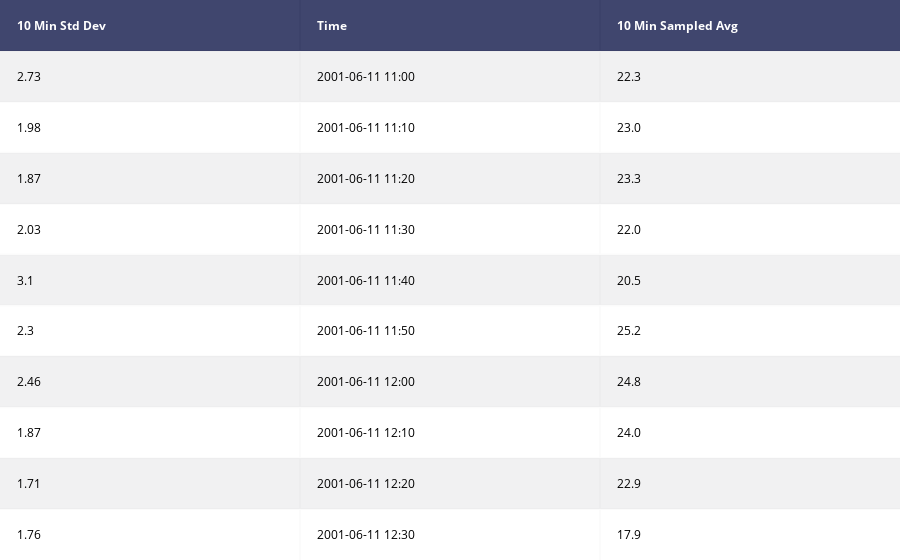

The notebook cell this image was saved under:
### Markdown cell above
## Get some data

### Code cell
data = pd.read_csv('https://raw.githubusercontent.com/plotly/datasets/master/wind_speed_laurel_nebraska.csv')
df = data[0:10]

table = ff.create_table(df)
py.iplot(table, filename='wind-data-sample')

### Figure 1 — Plotly figure (JSON) as saved in the notebook; plotly's stock layout.template omitted (floating-point values rounded to 4 significant figures)
{"data": [{"colorscale": [[0, "#00083e"], [0.5, "#ededee"], [1, "#ffffff"]], "hoverinfo": "none", "opacity": 0.75, "showscale": false, "type": "heatmap", "uid": "68ceddc5-f8a6-45e5-bd6f-032fdf1bed5a", "z": [[0, 0, 0], [0.5, 0.5, 0.5], [1, 1, 1], [0.5, 0.5, 0.5], [1, 1, 1], [0.5, 0.5, 0.5], [1, 1, 1], [0.5, 0.5, 0.5], [1, 1, 1], [0.5, 0.5, 0.5], [1, 1, 1]]}], "layout": {"annotations": [{"align": "left", "font": {"color": "#ffffff"}, "showarrow": false, "text": "<b>10 Min Std Dev</b>", "x": -0.45, "xanchor": "left", "xref": "x", "y": 0, "yref": "y"}, {"align": "left", "font": {"color": "#ffffff"}, "showarrow": false, "text": "<b>Time</b>", "x": 0.55, "xanchor": "left", "xref": "x", "y": 0, "yref": "y"}, {"align": "left", "font": {"color": "#ffffff"}, "showarrow": false, "text": "<b>10 Min Sampled Avg</b>", "x": 1.55, "xanchor": "left", "xref": "x", "y": 0, "yref": "y"}, {"align": "left", "font": {"color": "#000000"}, "showarrow": false, "text": "2.73", "x": -0.45, "xanchor": "left", "xref": "x", "y": 1, "yref": "y"}, {"align": "left", "font": {"color": "#000000"}, "showarrow": false, "text": "2001-06-11 11:00", "x": 0.55, "xanchor": "left", "xref": "x", "y": 1, "yref": "y"}, {"align": "left", "font": {"color": "#000000"}, "showarrow": false, "text": "22.3", "x": 1.55, "xanchor": "left", "xref": "x", "y": 1, "yref": "y"}, {"align": "left", "font": {"color": "#000000"}, "showarrow": false, "text": "1.98", "x": -0.45, "xanchor": "left", "xref": "x", "y": 2, "yref": "y"}, {"align": "left", "font": {"color": "#000000"}, "showarrow": false, "text": "2001-06-11 11:10", "x": 0.55, "xanchor": "left", "xref": "x", "y": 2, "yref": "y"}, {"align": "left", "font": {"color": "#000000"}, "showarrow": false, "text": "23.0", "x": 1.55, "xanchor": "left", "xref": "x", "y": 2, "yref": "y"}, {"align": "left", "font": {"color": "#000000"}, "showarrow": false, "text": "1.87", "x": -0.45, "xanchor": "left", "xref": "x", "y": 3, "yref": "y"}, {"align": "left", "font": {"color": "#000000"}, "showarrow": false, "text": "2001-06-11 11:20", "x": 0.55, "xanchor": "left", "xref": "x", "y": 3, "yref": "y"}, {"align": "left", "font": {"color": "#000000"}, "showarrow": false, "text": "23.3", "x": 1.55, "xanchor": "left", "xref": "x", "y": 3, "yref": "y"}, {"align": "left", "font": {"color": "#000000"}, "showarrow": false, "text": "2.03", "x": -0.45, "xanchor": "left", "xref": "x", "y": 4, "yref": "y"}, {"align": "left", "font": {"color": "#000000"}, "showarrow": false, "text": "2001-06-11 11:30", "x": 0.55, "xanchor": "left", "xref": "x", "y": 4, "yref": "y"}, {"align": "left", "font": {"color": "#000000"}, "showarrow": false, "text": "22.0", "x": 1.55, "xanchor": "left", "xref": "x", "y": 4, "yref": "y"}, {"align": "left", "font": {"color": "#000000"}, "showarrow": false, "text": "3.1", "x": -0.45, "xanchor": "left", "xref": "x", "y": 5, "yref": "y"}, {"align": "left", "font": {"color": "#000000"}, "showarrow": false, "text": "2001-06-11 11:40", "x": 0.55, "xanchor": "left", "xref": "x", "y": 5, "yref": "y"}, {"align": "left", "font": {"color": "#000000"}, "showarrow": false, "text": "20.5", "x": 1.55, "xanchor": "left", "xref": "x", "y": 5, "yref": "y"}, {"align": "left", "font": {"color": "#000000"}, "showarrow": false, "text": "2.3", "x": -0.45, "xanchor": "left", "xref": "x", "y": 6, "yref": "y"}, {"align": "left", "font": {"color": "#000000"}, "showarrow": false, "text": "2001-06-11 11:50", "x": 0.55, "xanchor": "left", "xref": "x", "y": 6, "yref": "y"}, {"align": "left", "font": {"color": "#000000"}, "showarrow": false, "text": "25.2", "x": 1.55, "xanchor": "left", "xref": "x", "y": 6, "yref": "y"}, {"align": "left", "font": {"color": "#000000"}, "showarrow": false, "text": "2.46", "x": -0.45, "xanchor": "left", "xref": "x", "y": 7, "yref": "y"}, {"align": "left", "font": {"color": "#000000"}, "showarrow": false, "text": "2001-06-11 12:00", "x": 0.55, "xanchor": "left", "xref": "x", "y": 7, "yref": "y"}, {"align": "left", "font": {"color": "#000000"}, "showarrow": false, "text": "24.8", "x": 1.55, "xanchor": "left", "xref": "x", "y": 7, "yref": "y"}, {"align": "left", "font": {"color": "#000000"}, "showarrow": false, "text": "1.87", "x": -0.45, "xanchor": "left", "xref": "x", "y": 8, "yref": "y"}, {"align": "left", "font": {"color": "#000000"}, "showarrow": false, "text": "2001-06-11 12:10", "x": 0.55, "xanchor": "left", "xref": "x", "y": 8, "yref": "y"}, {"align": "left", "font": {"color": "#000000"}, "showarrow": false, "text": "24.0", "x": 1.55, "xanchor": "left", "xref": "x", "y": 8, "yref": "y"}, {"align": "left", "font": {"color": "#000000"}, "showarrow": false, "text": "1.71", "x": -0.45, "xanchor": "left", "xref": "x", "y": 9, "yref": "y"}, {"align": "left", "font": {"color": "#000000"}, "showarrow": false, "text": "2001-06-11 12:20", "x": 0.55, "xanchor": "left", "xref": "x", "y": 9, "yref": "y"}, {"align": "left", "font": {"color": "#000000"}, "showarrow": false, "text": "22.9", "x": 1.55, "xanchor": "left", "xref": "x", "y": 9, "yref": "y"}, {"align": "left", "font": {"color": "#000000"}, "showarrow": false, "text": "1.76", "x": -0.45, "xanchor": "left", "xref": "x", "y": 10, "yref": "y"}, {"align": "left", "font": {"color": "#000000"}, "showarrow": false, "text": "2001-06-11 12:30", "x": 0.55, "xanchor": "left", "xref": "x", "y": 10, "yref": "y"}, {"align": "left", "font": {"color": "#000000"}, "showarrow": false, "text": "17.9", "x": 1.55, "xanchor": "left", "xref": "x", "y": 10, "yref": "y"}], "autosize": true, "margin": {"b": 0, "l": 0, "r": 0, "t": 0}, "xaxis": {"autorange": true, "dtick": 1, "gridwidth": 2, "range": [-0.5, 2.5], "showticklabels": false, "tick0": -0.5, "ticks": "", "zeroline": false}, "yaxis": {"autorange": true, "dtick": 1, "gridwidth": 2, "range": [10.5, -0.5], "showticklabels": false, "tick0": 0.5, "ticks": "", "zeroline": false}}}
